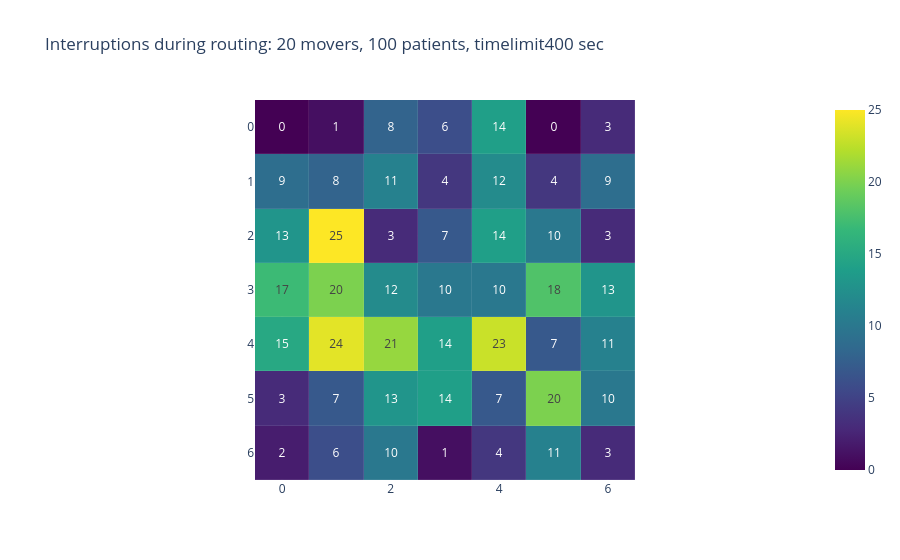
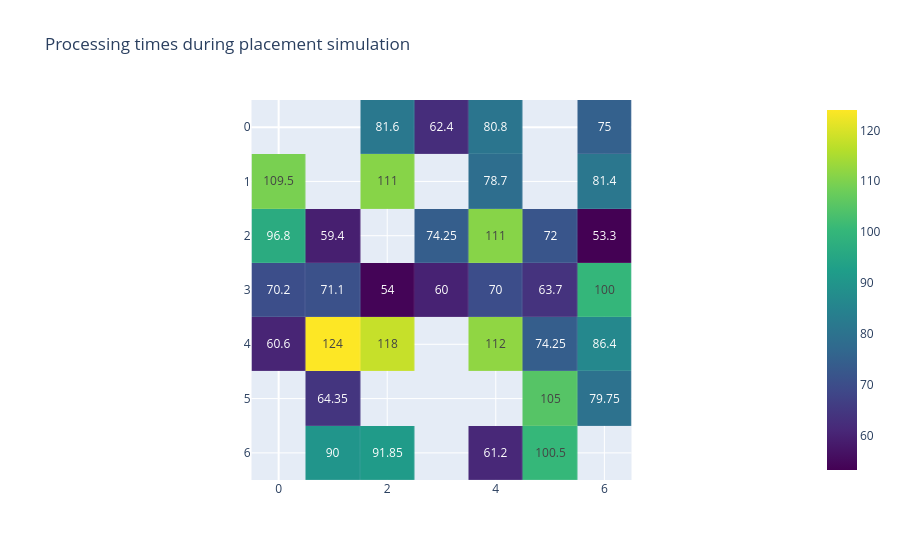

Notebook code for these charts, in order:
### Code cell
# output_dir = 'results/unknown_layout_movers_20_2025-04-25T14:11:51.001253/' # shoduje se 
output_dir = 'results/unknown_layout_movers_20_2025-04-25T15:32:39.324553/' # neshoduje se 
show_interruptions_on_layout(output_dir)

### Figure 1 — Plotly figure (JSON) as saved in the notebook; plotly's stock layout.template omitted (floating-point values rounded to 4 significant figures)
{"data": [{"coloraxis": "coloraxis", "customdata": [["HYDROCHLOROTHIAZIDE", "SERTRALINE", "ATENOLOL", "ATENOLOL", "SIMVASTATIN", "ALLOPURINOL", "IBUPROFEN"], ["ASPIRIN", "LOSARTAN", "VALSARTAN,INSULIN GLARGINE", "WARFARIN,CARVEDILOL", "LEVOTHYROXINE,ALENDRONATE", "interface", "METOPROLOL"], ["SIMVASTATIN", "LISINOPRIL", "interface", "LISINOPRIL", "LOVASTATIN,RANITIDINE,TAMSULOSIN", "ESOMEPRAZOLE,ROSUVASTATIN", "METFORMIN"], ["FUROSEMIDE", "LISINOPRIL", "ATORVASTATIN", "GLIPIZIDE,PIOGLITAZONE", "OMEPRAZOLE", "METFORMIN", "POTASSIUM CHLORIDE"], ["HYDROCHLOROTHIAZIDE", "FEXOFENADINE,CITALOPRAM,FLUTICASONE NASAL,ZOLPIDEM", "PRAVASTATIN,TRAMADOL", "METFORMIN", "ALBUTEROL,PREDNISONE,MONTELUKAST", "LISINOPRIL", "SIMVASTATIN"], ["interface", "METFORMIN", "CLOPIDOGREL", "LEVOTHYROXINE", "interface", "AMLODIPINE", "METOPROLOL"], ["FUROSEMIDE", "GABAPENTIN", "METOPROLOL", "ATORVASTATIN", "HYDROCHLOROTHIAZIDE", "ASPIRIN", "WARFARIN"]], "hovertemplate": "%{customdata}", "name": "0", "texttemplate": "%{z}", "type": "heatmap", "xaxis": "x", "xgap": 0.1, "yaxis": "y", "ygap": 0.1, "z": [[0, 1, 8, 6, 14, 0, 3], [9, 8, 11, 4, 12, 4, 9], [13, 25, 3, 7, 14, 10, 3], [17, 20, 12, 10, 10, 18, 13], [15, 24, 21, 14, 23, 7, 11], [3, 7, 13, 14, 7, 20, 10], [2, 6, 10, 1, 4, 11, 3]]}], "layout": {"coloraxis": {"colorscale": [[0, "#440154"], [0.1111, "#482878"], [0.2222, "#3e4989"], [0.3333, "#31688e"], [0.4444, "#26828e"], [0.5556, "#1f9e89"], [0.6667, "#35b779"], [0.7778, "#6ece58"], [0.8889, "#b5de2b"], [1, "#fde725"]]}, "title": {"text": "Interruptions during routing: 20 movers, 100 patients, timelimit400 sec"}, "xaxis": {"anchor": "y", "constrain": "domain", "domain": [0, 1], "scaleanchor": "y"}, "yaxis": {"anchor": "x", "autorange": "reversed", "constrain": "domain", "domain": [0, 1]}}}

### Figure 2 — Plotly figure (JSON) as saved in the notebook; plotly's stock layout.template omitted (floating-point values rounded to 4 significant figures)
{"data": [{"coloraxis": "coloraxis", "customdata": [["HYDROCHLOROTHIAZIDE", "SERTRALINE", "ATENOLOL", "ATENOLOL", "SIMVASTATIN", "ALLOPURINOL", "IBUPROFEN"], ["ASPIRIN", "LOSARTAN", "VALSARTAN,INSULIN GLARGINE", "WARFARIN,CARVEDILOL", "LEVOTHYROXINE,ALENDRONATE", "interface", "METOPROLOL"], ["SIMVASTATIN", "LISINOPRIL", "interface", "LISINOPRIL", "LOVASTATIN,RANITIDINE,TAMSULOSIN", "ESOMEPRAZOLE,ROSUVASTATIN", "METFORMIN"], ["FUROSEMIDE", "LISINOPRIL", "ATORVASTATIN", "GLIPIZIDE,PIOGLITAZONE", "OMEPRAZOLE", "METFORMIN", "POTASSIUM CHLORIDE"], ["HYDROCHLOROTHIAZIDE", "FEXOFENADINE,CITALOPRAM,FLUTICASONE NASAL,ZOLPIDEM", "PRAVASTATIN,TRAMADOL", "METFORMIN", "ALBUTEROL,PREDNISONE,MONTELUKAST", "LISINOPRIL", "SIMVASTATIN"], ["interface", "METFORMIN", "CLOPIDOGREL", "LEVOTHYROXINE", "interface", "AMLODIPINE", "METOPROLOL"], ["FUROSEMIDE", "GABAPENTIN", "METOPROLOL", "ATORVASTATIN", "HYDROCHLOROTHIAZIDE", "ASPIRIN", "WARFARIN"]], "hovertemplate": "%{customdata}", "name": "0", "texttemplate": "%{z}", "type": "heatmap", "xaxis": "x", "xgap": 0.1, "yaxis": "y", "ygap": 0.1, "z": [[null, null, 81.6, 62.4, 80.8, null, 75], [109.5, null, 111, null, 78.7, null, 81.4], [96.8, 59.4, null, 74.25, 111, 72, 53.3], [70.2, 71.1, 54, 60, 70, 63.7, 100], [60.6, 124, 118, null, 112, 74.25, 86.4], [null, 64.35, null, null, null, 105, 79.75], [null, 90, 91.85, null, 61.2, 100.5, null]]}], "layout": {"coloraxis": {"colorscale": [[0, "#440154"], [0.1111, "#482878"], [0.2222, "#3e4989"], [0.3333, "#31688e"], [0.4444, "#26828e"], [0.5556, "#1f9e89"], [0.6667, "#35b779"], [0.7778, "#6ece58"], [0.8889, "#b5de2b"], [1, "#fde725"]]}, "title": {"text": "Processing times during placement simulation"}, "xaxis": {"anchor": "y", "constrain": "domain", "domain": [0, 1], "scaleanchor": "y"}, "yaxis": {"anchor": "x", "autorange": "reversed", "constrain": "domain", "domain": [0, 1]}}}
